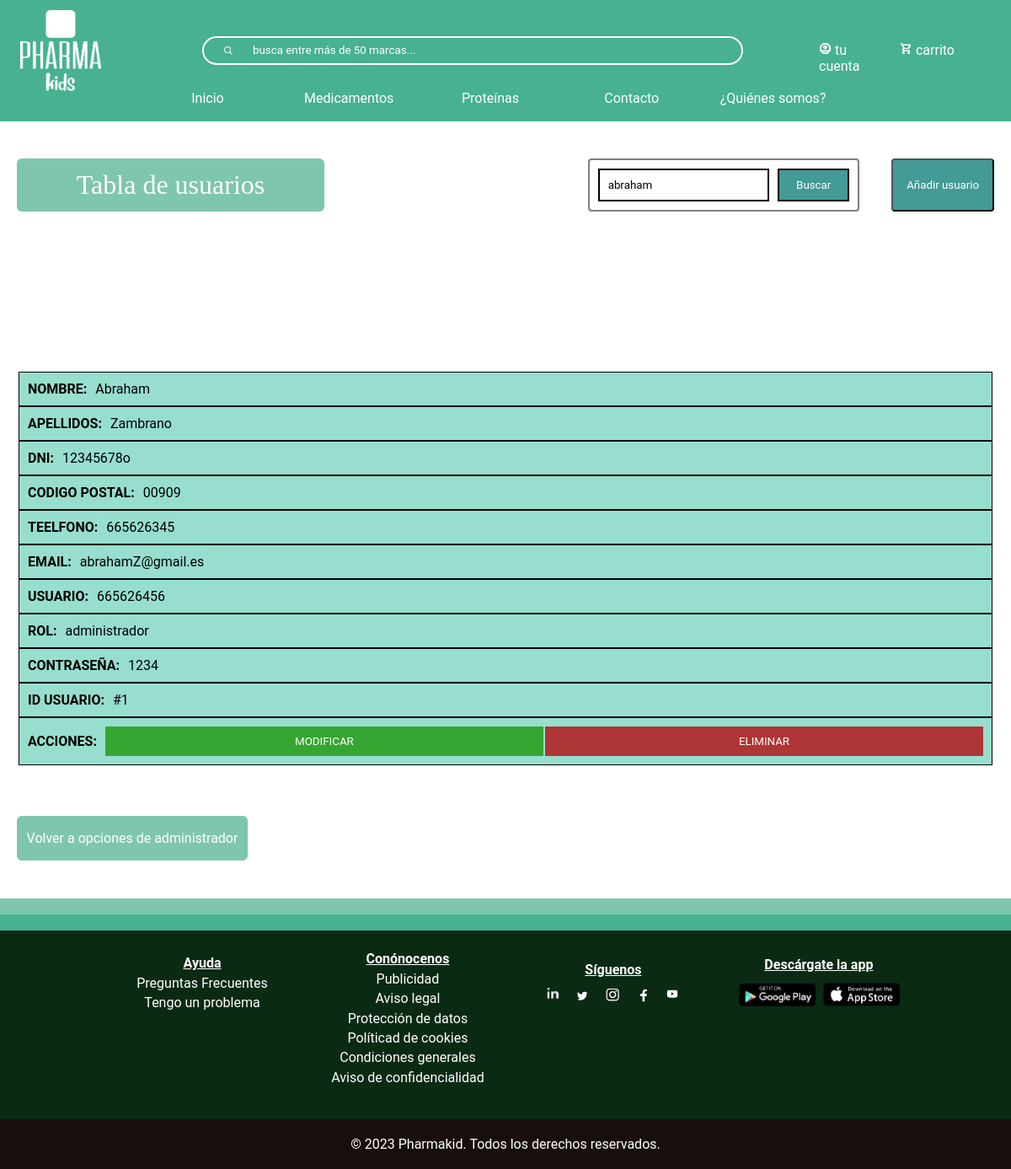
The page /buscar-usuario.php?busqueda=Abraham on the database as committed earlier.
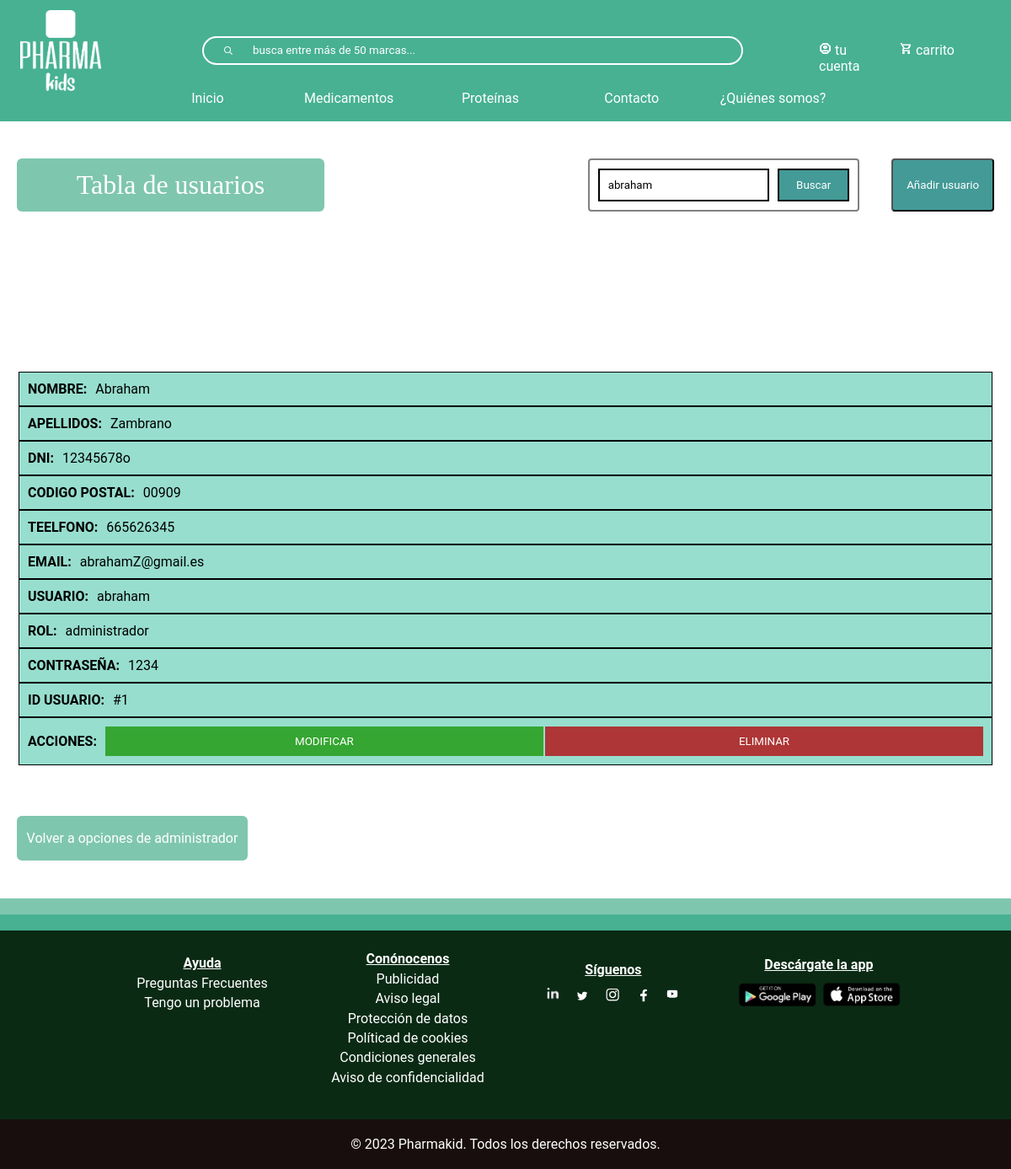
The same page on the database as committed later.
### tables this page shows
CREATE TABLE `usuario` (
  `codigoPostal` varchar(5) NOT NULL,
  `nombre` varchar(50) NOT NULL,
  `apellidos` varchar(100) NOT NULL,
  `email` varchar(100) NOT NULL,
  `usuario` varchar(50) NOT NULL,
  `telefono` int(9) NOT NULL,
  `contrasena` varchar(50) NOT NULL,
  `dni` varchar(9) NOT NULL,
  `idUsuario` varchar(10) NOT NULL,
  `rol` varchar(20) NOT NULL
);

### buscar-usuario.php (the view, shortened to what this page needs)
<?php
include_once("bbdd/connexionBaseDeDatos.php");
?>
<!DOCTYPE html>
<html lang="en">
<head>
    <link rel="stylesheet" type="text/css" href="css/index.css" >
    <link rel="stylesheet" type="text/css" href="css/header.css" >
    <link rel="stylesheet" type="text/css" href="css/footer.css" >
    <link rel="stylesheet" type="text/css" href="css/tablas.css" >
</head>
<body>
<?php require("footerHeader/header.php")?>
<?php
$busqueda = strtolower($_REQUEST['busqueda']);
?>
<div id="divTabla">
    <div class="contenedor-botones">
    <h1>Tabla de usuarios</h1>
    <div class="conjunto-buscar-anadir">
        <form action="buscar-usuario.php" class="form-busqueda" method="get" name="formu">
            <div class="botones-filtrar" style="display:flex">
                <input class="input-busqueda" name="busqueda" type="text" placeholder="Buscar" value="<?php echo $busqueda; ?>"/>
                <input class="btn-busqueda" type="submit" value="Buscar"/>
            </div>
        </form>
        <button id="anadirButton">Añadir usuario</button>
    </div>
</div>
<?php
$sql = mysqli_query($conexion, "SELECT * FROM usuario
WHERE nombre LIKE '%$busqueda%'
ORDER BY nombre ASC
");
$resultado = mysqli_num_rows($sql);
if($resultado > 0){
    echo "
    <table id='tabla-user'>
        <thead>
        <tr>
            <th>NOMBRE</th>
            <th>APELLIDOS</th>
            <th>DNI</th>
            <th>CÓDIGO POSTAL</th>
            <th>TELEFONO</th>
            <th>EMAIL</th>
            <th>USUARIO</th>
            <th>ROL</th>
            <th>CONTRASEÑA</th>
            <th>ID USUARIO</th>
            <th>ACCIONES</th>
    </thead>
        </tr>
    <tbody class='clase_tbody'>";
    while ($row = mysqli_fetch_assoc($sql)) {
        $nombre = $row["nombre"];
        $apellido = $row['apellidos'];
        $dni = $row["dni"];
        $cp = $row["codigoPostal"];
        $telefono = $row["telefono"];
        $email = $row["email"];
        $usuario = $row["usuario"];
        $rol = $row["rol"];
        $contrasena = $row["contrasena"];
        $idUsuario = $row["idUsuario"];
        echo"
    <tr>
    <td titulo='NOMBRE:'>$nombre</td>
    <td titulo='APELLIDOS:'>$apellido</td>
    <td titulo='DNI:'>$dni</td>
    <td titulo='CODIGO POSTAL:'>$cp</td>
    <td titulo='TEELFONO:'>$telefono</td>
    <td titulo='EMAIL:'>$email</td>
    <td titulo='USUARIO:'>$usuario</td>
    <td titulo='ROL:'>$rol</td>
    <td titulo='CONTRASEÑA:'>$contrasena</td>
    <td titulo='ID USUARIO:'>$idUsuario</td>
        <td titulo='ACCIONES:' class='td-btn'>
                <button class='modificar'>MODIFICAR</button>
                <button class='eliminar'>ELIMINAR</button>
        </td>
    </tr>
            ";
        }
        echo "</tbody>";
}
else
{
echo "<h3 style='text-align:-webkit-center'>No encontrado</h3>";
}
?>
</table>
<a href="administrador.php">Volver a opciones de administrador</a>
</div>
<?php require("footerHeader/footer.php")?>
</body>
</html>

Rows that differ between the two databases and show on the page:
changed usuario "Abraham": usuario "665626456" → "abraham"
